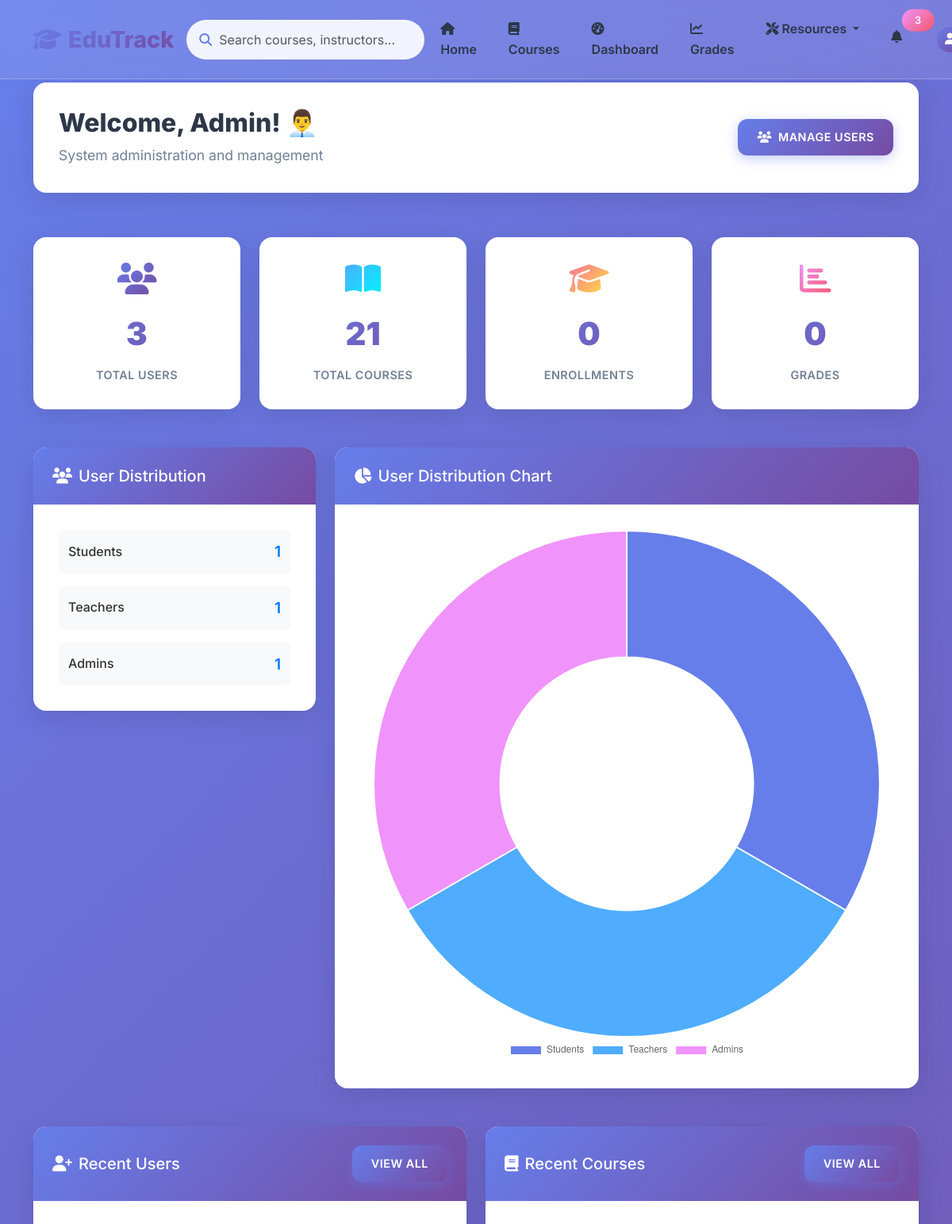
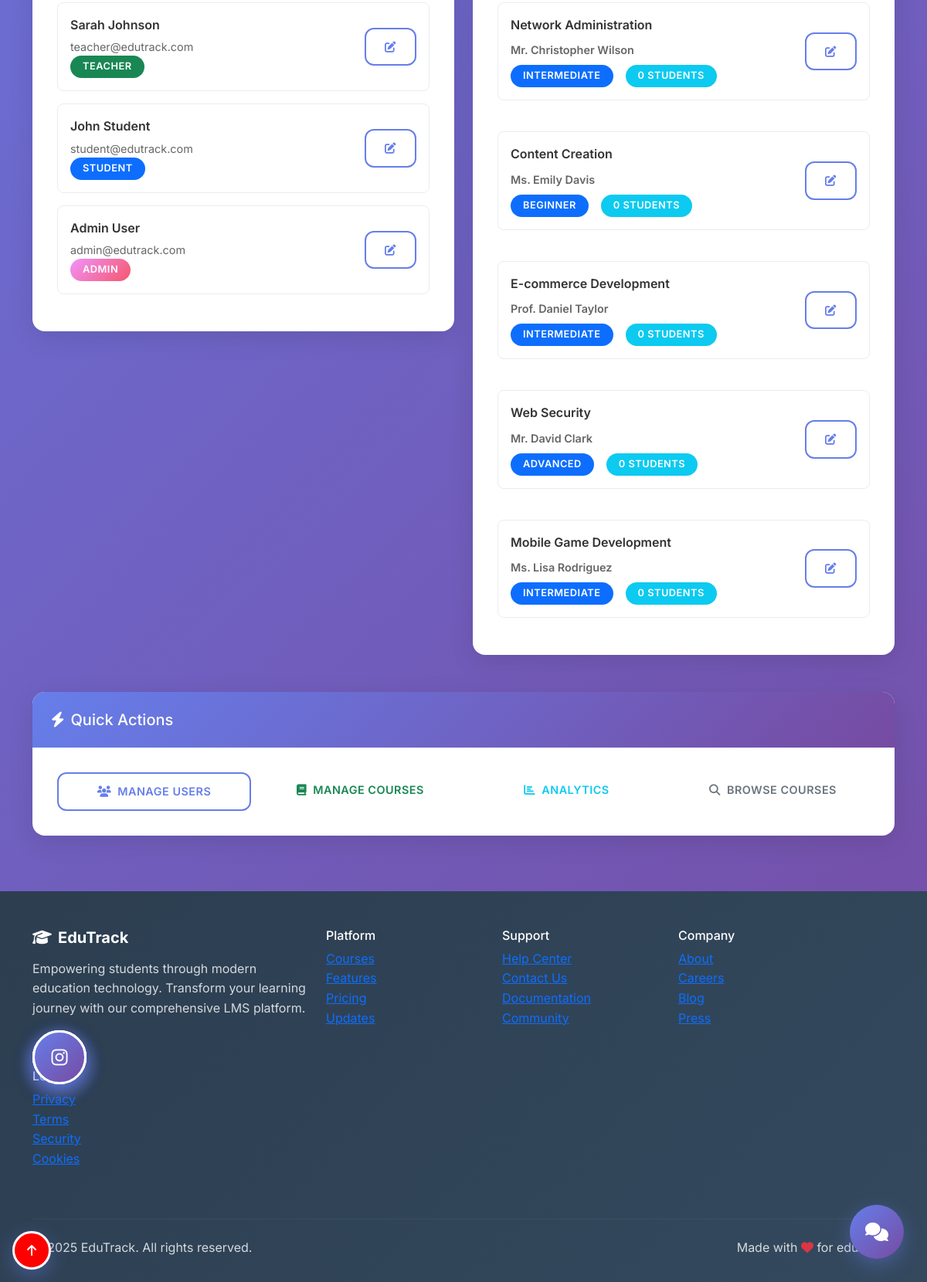
The app's page /admin/dashboard (signed in) with its own data (2 pictures, top to bottom).
### models.py (models this page shows, shortened)
class User(db.Model):
    id = db.Column(db.Integer, primary_key=True)
    username = db.Column(db.String(64), unique=True, nullable=False)
    email = db.Column(db.String(120), unique=True, nullable=False)
    first_name = db.Column(db.String(50), nullable=False)
    last_name = db.Column(db.String(50), nullable=False)
    password_hash = db.Column(db.String(256), nullable=False)
    role = db.Column(db.String(20), default='student')  # student, teacher, admin
    created_at = db.Column(db.DateTime, default=datetime.utcnow)
    enrollments = db.relationship('Enrollment', backref='student', lazy=True)
    grades = db.relationship('Grade', backref='student', lazy=True)

class Course(db.Model):
    id = db.Column(db.Integer, primary_key=True)
    title = db.Column(db.String(200), nullable=False)
    description = db.Column(db.Text, nullable=False)
    instructor = db.Column(db.String(100), nullable=False)
    instructor_id = db.Column(db.Integer, db.ForeignKey('user.id'))  # Link to teacher
    duration_weeks = db.Column(db.Integer, nullable=False)
    difficulty = db.Column(db.String(20), nullable=False)  # Beginner, Intermediate, Advanced
    max_students = db.Column(db.Integer, default=30)
    created_at = db.Column(db.DateTime, default=datetime.utcnow)
    enrollments = db.relationship('Enrollment', backref='course', lazy=True)
    grades = db.relationship('Grade', backref='course', lazy=True)
    materials = db.relationship('CourseMaterial', backref='course', lazy=True)
    announcements = db.relationship('Announcement', backref='course', lazy=True)

### admin_routes.py (the view)
def admin_dashboard():
    if 'user_id' not in session:
        flash('Please log in to access admin dashboard', 'warning')
        return redirect(url_for('login'))
    user = User.query.get(session['user_id'])
    if not user or user.role != 'admin':
        flash('Access denied. Admin privileges required.', 'danger')
        return redirect(url_for('dashboard'))
    total_users = User.query.count()
    total_courses = Course.query.count()
    total_enrollments = Enrollment.query.count()
    total_grades = Grade.query.count()
    students = User.query.filter_by(role='student').count()
    teachers = User.query.filter_by(role='teacher').count()
    admins = User.query.filter_by(role='admin').count()
    recent_users = User.query.order_by(User.created_at.desc()).limit(5).all()
    recent_courses = Course.query.order_by(Course.created_at.desc()).limit(5).all()
    return render_template('admin/dashboard.html',
                         user=user,
                         total_users=total_users,
                         total_courses=total_courses,
                         total_enrollments=total_enrollments,
                         total_grades=total_grades,
                         students=students,
                         teachers=teachers,
                         admins=admins,
                         recent_users=recent_users,
                         recent_courses=recent_courses)

### templates/admin/dashboard.html (shortened to what this page needs)
{% extends "base.html" %}
{% block content %}
<div class="container py-4">
    <div class="row mb-4">
        <div class="col-12">
            <div class="welcome-card">
                <div class="row align-items-center">
                    <div class="col-md-8">
                        <h1 class="welcome-title">Welcome, {{ user.first_name }}! 👨‍💼</h1>
                        <p class="welcome-subtitle">System administration and management</p>
                    </div>
                    <div class="col-md-4 text-md-end">
                        <a href="{{ url_for('manage_users') }}" class="btn btn-primary">
                            <i class="fas fa-users me-2"></i>Manage Users
                        </a>
                    </div>
                </div>
            </div>
        </div>
    </div>
    <div class="row g-4 mb-5">
        <div class="col-lg-3 col-md-6">
            <div class="stats-card">
                <div class="stats-icon">
                    <i class="fas fa-users" style="background: var(--primary-gradient); -webkit-background-clip: text; -webkit-text-fill-color: transparent;"></i>
                </div>
                <div class="stats-number">{{ total_users }}</div>
                <div class="stats-label">Total Users</div>
            </div>
        </div>
        <div class="col-lg-3 col-md-6">
            <div class="stats-card">
                <div class="stats-icon">
                    <i class="fas fa-book-open" style="background: var(--success-gradient); -webkit-background-clip: text; -webkit-text-fill-color: transparent;"></i>
                </div>
                <div class="stats-number">{{ total_courses }}</div>
                <div class="stats-label">Total Courses</div>
            </div>
        </div>
        <div class="col-lg-3 col-md-6">
            <div class="stats-card">
                <div class="stats-icon">
                    <i class="fas fa-graduation-cap" style="background: var(--warning-gradient); -webkit-background-clip: text; -webkit-text-fill-color: transparent;"></i>
                </div>
                <div class="stats-number">{{ total_enrollments }}</div>
                <div class="stats-label">Enrollments</div>
            </div>
        </div>
        <div class="col-lg-3 col-md-6">
            <div class="stats-card">
                <div class="stats-icon">
                    <i class="fas fa-chart-bar" style="background: var(--secondary-gradient); -webkit-background-clip: text; -webkit-text-fill-color: transparent;"></i>
                </div>
                <div class="stats-number">{{ total_grades }}</div>
                <div class="stats-label">Grades</div>
            </div>
        </div>
    </div>
    <div class="row g-4 mb-5">
        <div class="col-lg-4">
            <div class="card">
                <div class="card-header">
                    <h5 class="mb-0">
                        <i class="fas fa-users me-2"></i>User Distribution
                    </h5>
                </div>
                <div class="card-body">
                    <div class="user-stats">
                        <div class="user-stat-item">
                            <div class="user-stat-label">Students</div>
                            <div class="user-stat-value">{{ students }}</div>
                        </div>
                        <div class="user-stat-item">
                            <div class="user-stat-label">Teachers</div>
                            <div class="user-stat-value">{{ teachers }}</div>
                        </div>
                        <div class="user-stat-item">
                            <div class="user-stat-label">Admins</div>
                            <div class="user-stat-value">{{ admins }}</div>
                        </div>
                    </div>
                </div>
            </div>
        </div>
        <div class="col-lg-8">
            <div class="card">
                <div class="card-header">
                    <h5 class="mb-0">
                        <i class="fas fa-chart-pie me-2"></i>User Distribution Chart
                    </h5>
                </div>
                <div class="card-body">
                    <canvas id="userChart" width="400" height="200"></canvas>
                </div>
            </div>
        </div>
    </div>
    <div class="row g-4">
        <div class="col-lg-6">
            <div class="card">
                <div class="card-header d-flex justify-content-between align-items-center">
                    <h5 class="mb-0">
                        <i class="fas fa-user-plus me-2"></i>Recent Users
                    </h5>
                    <a href="{{ url_for('manage_users') }}" class="btn btn-sm btn-primary">View All</a>
                </div>
                <div class="card-body">
                    {% if recent_users %}
                    <div class="user-list">
                        {% for user in recent_users %}
                        <div class="user-item">
                            <div class="user-info">
                                <div class="user-name">{{ user.first_name }} {{ user.last_name }}</div>
                                <div class="user-email">{{ user.email }}</div>
                                <span class="badge bg-{{ 'primary' if user.role == 'student' else 'success' if user.role == 'teacher' else 'danger' }}">
                                    {{ user.role|title }}
                                </span>
                            </div>
                            <div class="user-actions">
                                <a href="{{ url_for('edit_user', user_id=user.id) }}" class="btn btn-sm btn-outline-primary">
                                    <i class="fas fa-edit"></i>
                                </a>
                            </div>
                        </div>
                        {% endfor %}
                    </div>
                    {% else %}
                    <p class="text-muted text-center">No users found</p>
                    {% endif %}
                </div>
            </div>
        </div>
        <div class="col-lg-6">
            <div class="card">
                <div class="card-header d-flex justify-content-between align-items-center">
                    <h5 class="mb-0">
                        <i class="fas fa-book me-2"></i>Recent Courses
                    </h5>
                    <a href="{{ url_for('manage_courses') }}" class="btn btn-sm btn-primary">View All</a>
                </div>
                <div class="card-body">
                    {% if recent_courses %}
                    <div class="course-list">
                        {% for course in recent_courses %}
                        <div class="course-item">
                            <div class="course-info">
                                <div class="course-name">{{ course.title }}</div>
                                <div class="course-instructor">{{ course.instructor }}</div>
                                <div class="course-stats">
                                    <span class="badge bg-primary me-2">{{ course.difficulty }}</span>
                                    <span class="badge bg-info">{{ course.enrollments|length }} students</span>
                                </div>
                            </div>
                            <div class="course-actions">
                                <a href="{{ url_for('edit_course', course_id=course.id) }}" class="btn btn-sm btn-outline-primary">
                                    <i class="fas fa-edit"></i>
                                </a>
                            </div>
                        </div>
                        {% endfor %}
                    </div>
                    {% else %}
                    <p class="text-muted text-center">No courses found</p>
                    {% endif %}
                </div>
            </div>
        </div>
    </div>
    <div class="row g-4 mt-4">
        <div class="col-12">
            <div class="card">
                <div class="card-header">
                    <h5 class="mb-0">
                        <i class="fas fa-bolt me-2"></i>Quick Actions
                    </h5>
                </div>
                <div class="card-body">
                    <div class="row g-3">
                        <div class="col-md-3">
                            <a href="{{ url_for('manage_users') }}" class="btn btn-outline-primary w-100">
                                <i class="fas fa-users me-2"></i>Manage Users
                            </a>
                        </div>
                        <div class="col-md-3">
                            <a href="{{ url_for('manage_courses') }}" class="btn btn-outline-success w-100">
                                <i class="fas fa-book me-2"></i>Manage Courses
                            </a>
                        </div>
                        <div class="col-md-3">
                            <a href="{{ url_for('system_analytics') }}" class="btn btn-outline-info w-100">
                                <i class="fas fa-chart-bar me-2"></i>Analytics
                            </a>
                        </div>
                        <div class="col-md-3">
                            <a href="{{ url_for('courses') }}" class="btn btn-outline-secondary w-100">
                                <i class="fas fa-search me-2"></i>Browse Courses
                            </a>
                        </div>
                    </div>
                </div>
            </div>
        </div>
    </div>
</div>
<script>
document.addEventListener('DOMContentLoaded', function() {
    // User Distribution Chart
    const userCtx = document.getElementById('userChart').getContext('2d');
    new Chart(userCtx, {
        type: 'doughnut',
        data: {
            labels: ['Students', 'Teachers', 'Admins'],
            datasets: [{
                data: [{{ students }}, {{ teachers }}, {{ admins }}],
                backgroundColor: [
                    '#667eea',
                    '#4facfe',
                    '#f093fb'
                ]
            }]
        },
        options: {
            responsive: true,
            plugins: {
                legend: {
                    position: 'bottom'
                }
            }
        }
    });
});
</script>
{% endblock %}

### records on screen
User: first_name "Admin", last_name "User", email "admin@edutrack.com", role "ADMIN"
User: first_name "Sarah", last_name "Johnson", email "teacher@edutrack.com", role "TEACHER"
User: first_name "John", last_name "Student", email "student@edutrack.com", role "STUDENT"
Course: title "Network Administration", instructor "Mr. Christopher Wilson", difficulty "INTERMEDIATE", enrollments|length "0"
Course: title "Content Creation", instructor "Ms. Emily Davis", difficulty "BEGINNER", enrollments|length "0"
Course: title "E-commerce Development", instructor "Prof. Daniel Taylor", difficulty "INTERMEDIATE", enrollments|length "0"
Course: title "Web Security", instructor "Mr. David Clark", difficulty "ADVANCED", enrollments|length "0"
Course: title "Mobile Game Development", instructor "Ms. Lisa Rodriguez", difficulty "INTERMEDIATE", enrollments|length "0"

### other values on screen
{{ total_users }} "3"
{{ total_courses }} "21"
{{ total_enrollments }} "0"
{{ total_grades }} "0"
{{ students }} "1"
{{ teachers }} "1"
{{ admins }} "1"
chart data {{ students }} 1
chart data {{ teachers }} 1
chart data {{ admins }} 1
